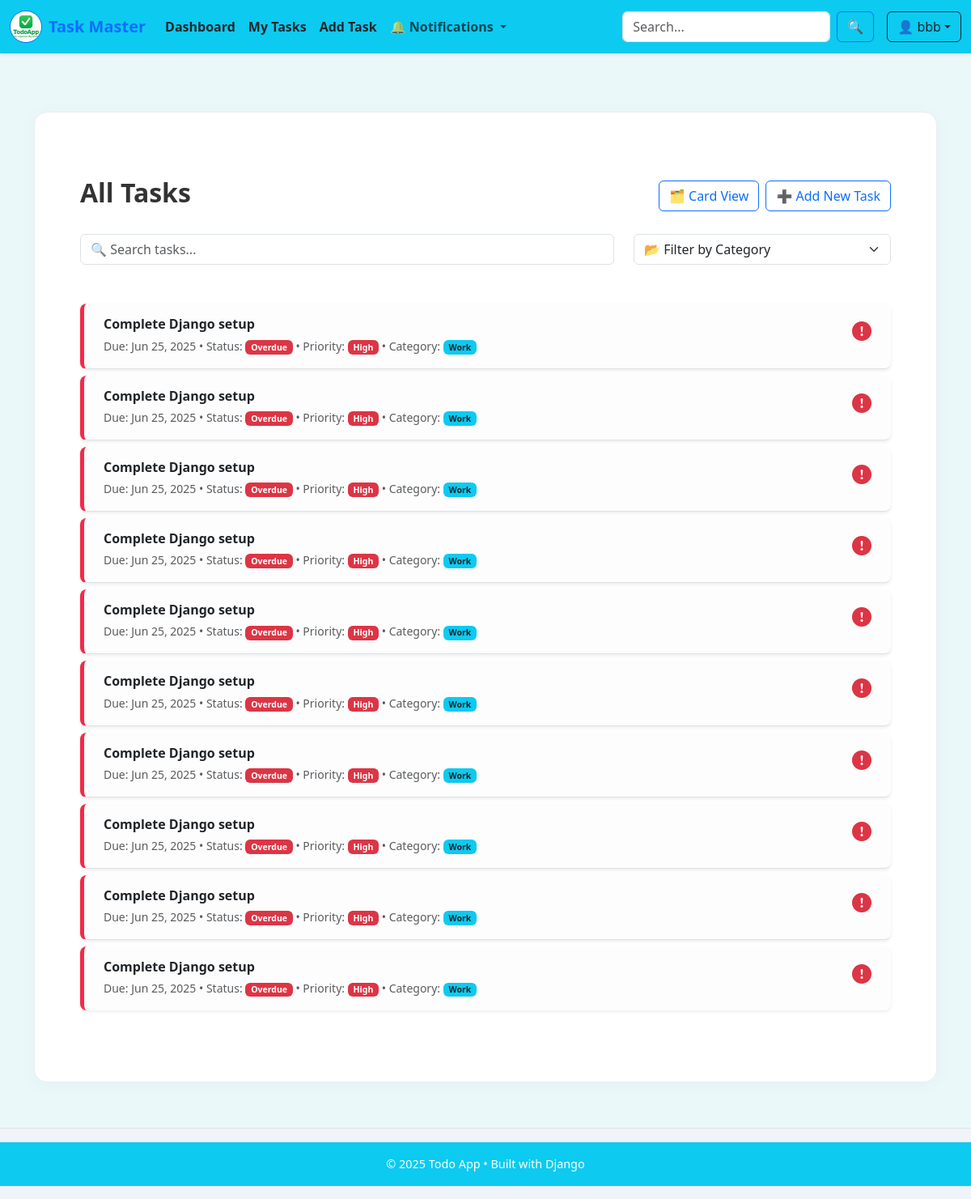
Page /task_list/ (signed in) on the committed database.
### todos/models.py (models this page shows, shortened)
class Task(models.Model):
    PRIORITY_CHOICES = [
        ('L', 'Low'),
        ('M', 'Medium'),
        ('H', 'High'),
    ]
    STATUS_CHOICES = [
        ('P', 'Pending'),
        ('I', 'In Progress'),
        ('C', 'Completed'),
        ('O', 'Overdue'),
    ]
    title = models.CharField(max_length=200)
    description = models.TextField(blank=True)
    due_date = models.DateField(null=True, blank=True)
    completed = models.BooleanField(default=False)
    priority = models.CharField(max_length=1, choices=PRIORITY_CHOICES, default='M')
    status = models.CharField(max_length=1, choices=STATUS_CHOICES, default='I')
    category = models.ForeignKey(Category, on_delete=models.SET_NULL, null=True, blank=True, related_name='tasks',default='Study')
    user = models.ForeignKey(User, on_delete=models.CASCADE, related_name='tasks')
    created_at = models.DateTimeField(auto_now_add=True)
    updated_at = models.DateTimeField(auto_now=True)
    class Meta:
        ordering = ['-created_at']
        verbose_name_plural = "Tasks"

class Category(models.Model):
    name = models.CharField(max_length=100)
    slug = models.SlugField(unique=True,null=True)
    description = models.TextField(blank=True)
    created_at = models.DateTimeField(auto_now_add=True)
    updated_at = models.DateTimeField(auto_now=True)
    class Meta:
        verbose_name_plural = "Categories"

### todos/views.py (the view)
# urls.py: path('task_list/', views.task_list, name = 'task_list'),
@login_required
def task_list(request):
    tasks = Task.objects.filter(user=request.user).order_by('-status', 'due_date', '-created_at')
    categories = Category.objects.all()
    query = request.GET.get("q", "")
    category_id = request.GET.get("category", "")
    category_name = categories.filter(id=category_id).first() if category_id else None
    if query:
        tasks = tasks.filter(
            Q(title__icontains=query) | Q(description__icontains=query)
        )
    if category_id:
        tasks = tasks.filter(category_id=category_id)
    context = {
        'tasks': tasks,
        'query': query,
        'categories': categories,
        'selected_category': category_id,
        'category_name': category_name,
    }
    return render(request, 'todos/task_list_LISTView.html', context)

### todos/context_processors.py (called while the page is built)
def notification_context(request):
    if request.user.is_authenticated:
        return {
            'notifications': Notification.objects.filter(user=request.user, is_read=False)[:5]
        }
    return {}

### todos/templates/todos/task_list_LISTView.html (shortened to what this page needs)
{% extends 'todos/base.html' %}
{% load extras %}
{% block content %}
<div class="container py-4">
  <div class="container py-4">
  <div class="d-flex justify-content-between align-items-center mb-4 flex-wrap gap-2">
    <div>
      <h2 class="fw-bold">{{ page_title|default:"All Tasks" }}</h2>
    </div>
    <div class="d-flex gap-2">
      {% if request.resolver_match.url_name == "task_card_list" %}
        <a href="{% url 'task_list' %}" class="btn btn-outline-primary" title="Switch to List View">
          📋 List View
        </a>
      {% else %}
        <a href="{% url 'task_card_list' %}" class="btn btn-outline-primary" title="Switch to Card View">
          🗂️ Card View
        </a>
      {% endif %}
      <a href="{% url 'create_task' %}" class="btn btn-outline-primary" title="Add New Task">
        ➕ Add New Task
      </a>
    </div>
  </div>
   {% if not page_title%}
  <form method="get" class="row mb-4" action="{% url 'search_tasks' %}">
    <div class="col-md-8 mb-2 mb-md-0">
      <input type="text" name="q" class="form-control" placeholder="🔍 Search tasks..." value="{{ request.GET.q }}">
    </div>
    <div class="col-md-4">
      <select name="category" class="form-select" onchange="this.form.submit()">
        <option value="">📂 Filter by Category</option>
      </select>
    </div>
  </form>
  {%endif%}
  {% if tasks %}
    <div class="mt-5">
        <ul class="list-group list-group-flush">
          {% for todo in tasks %}
            <li class="list-group-item rounded-3 mb-2 shadow-sm px-4 py-3"
                style="background: #fdfdfd; border-left: 5px solid
                {% if todo.status == 'C' %}#14ba20
                {% elif todo.status == 'O' %}#f02b49
                {% else %}#fcce35{% endif %};">
              <div class="d-flex justify-content-between align-items-start">
                <a href="{% url 'task_detail' todo.id %}" class="text-decoration-none text-dark">
                <div>
                  <h6 class="mb-1 fw-bold">{{ todo.title }}</h6>
                  <small class="text-muted">
                    Due: {{ todo.due_date|date:"M d, Y" }} •
                    Status: <span class="badge
                      {% if todo.status == 'C' %}bg-success
                      {% elif todo.status == 'O' %}bg-danger
                      {% else %}bg-warning text-dark{% endif %}">
                      {{ todo.get_status_display }}
                    </span> •
                    Priority:
                        <span class="badge
                            {% if todo.priority == 'L' %}bg-success
                            {% elif todo.priority == 'M' %}bg-warning text-dark
                            {% elif todo.priority == 'H' %}bg-danger
                            {% endif %}">
                            {{ todo.get_priority_display }}
                        </span>
                    {% if todo.category %}
                        • Category:
                        <span class="badge bg-info text-dark">
                        {{ todo.category.name }}
                        </span>
                    {% endif %}
                  </small>
                </div>
                </a>
                {% if todo.completed %}
                  <i class="bi bi-check-circle-fill text-success fs-4" title="Completed"></i>
                {% elif todo.status == 'O' %}
                  <i class="bi bi-exclamation-circle-fill text-danger fs-4" title="Overdue"></i>
                {% else %}
                  <i class="bi bi-hourglass-split text-warning fs-4" title="In Progress"></i>
                {% endif %}
              </div>
            </li>
          {% endfor %}
        </ul>
      </div>
    {% else %}
        <li class="list-group-item text-muted text-center rounded shadow-sm py-3">
            No recent tasks
        </li>
    {% endif %}
</div>
{% endblock content%}

### todos/templates/todos/nav.html (shortened to what this page needs)
{% load static %}
<nav class="navbar navbar-expand-lg navbar-light bg-info shadow-sm py-2">
  <div class="container-fluid">
    <a class="navbar-brand d-flex align-items-center text-primary" href="{% url 'home' %}">
      <img src="{% static 'todos/logo.png' %}" alt="Logo" height="40" class="me-2 rounded-circle border border-primary" onerror="this.style.display='none';this.insertAdjacentHTML('afterend', '<span class=\'me-2 fs-3\'>📝</span>');" />
      <strong>Task Master</strong>
    </a>
    <div class="collapse navbar-collapse" id="navbarMain">
      <ul class="navbar-nav me-auto mb-2 mb-lg-0">
        <li class="nav-item">
          <a class="nav-link fw-semibold text-dark" href="{% url 'dashboard' %}">Dashboard</a>
        </li>
        <li class="nav-item">
          <a class="nav-link fw-semibold text-dark" href="{% url 'task_list' %}">My Tasks</a>
        </li>
        <li class="nav-item">
          <a class="nav-link fw-semibold text-dark" href="{% url 'create_task' %}">Add Task</a>
        </li>
        <li class="nav-item dropdown">
          <a class="nav-link dropdown-toggle position-relative" href="#" id="notificationDropdown" data-bs-toggle="dropdown" aria-expanded="false">
            🔔 <strong> Notifications </strong>
          </a>
        </li>
      </ul>
      <form class="d-flex me-3" method="get" action="{% url 'search_tasks' %}">
        <input class="form-control me-2" type="search" name="q" placeholder="Search..." aria-label="Search" required />
        <button class="btn btn-outline-primary" type="submit">🔍</button>
      </form>
      {% if user.is_authenticated %}
        <div class="dropdown">
          <a class="btn btn-outline-dark dropdown-toggle" href="#" id="userDropdown" data-bs-toggle="dropdown" aria-expanded="false">👤 {{ user.username }}</a>
        </div>
      {% else %}
        <a class="btn btn-outline-primary me-2" href="{% url 'login' %}">Login</a>
        <a class="btn btn-primary" href="{% url 'register' %}">Register</a>
      {% endif %}
    </div>
  </div>
</nav>

### todos/templates/todos/base.html (style rules this page uses)
html, body { height: 100%; margin: 0; font-family: 'Segoe UI', Tahoma, Geneva, Verdana, sans-serif; font-size: 1rem; color: #333; background-color: #ebf8fa; -webkit-font-smoothing: antialiased; -moz-osx-font-smoothing: grayscale; scroll-behavior: smooth; }
body { display: flex; flex-direction: column; }
a { text-decoration: none; transition: all 0.2s ease-in-out; }

### rows in the picture
Task: title "Complete Django setup", due_date "Jun 25, 2025", status "Overdue", priority "High", category.name "Work", completed False (drawn)
Task: title "Complete Django setup", due_date "Jun 25, 2025", status "Overdue", priority "High", category.name "Work", completed False (drawn)
Task: title "Complete Django setup", due_date "Jun 25, 2025", status "Overdue", priority "High", category.name "Work", completed False (drawn)
Task: title "Complete Django setup", due_date "Jun 25, 2025", status "Overdue", priority "High", category.name "Work", completed False (drawn)
Task: title "Complete Django setup", due_date "Jun 25, 2025", status "Overdue", priority "High", category.name "Work", completed False (drawn)
Task: title "Complete Django setup", due_date "Jun 25, 2025", status "Overdue", priority "High", category.name "Work", completed False (drawn)
Task: title "Complete Django setup", due_date "Jun 25, 2025", status "Overdue", priority "High", category.name "Work", completed False (drawn)
Task: title "Complete Django setup", due_date "Jun 25, 2025", status "Overdue", priority "High", category.name "Work", completed False (drawn)
Task: title "Complete Django setup", due_date "Jun 25, 2025", status "Overdue", priority "High", category.name "Work", completed False (drawn)
Task: title "Complete Django setup", due_date "Jun 25, 2025", status "Overdue", priority "High", category.name "Work", completed False (drawn)

### other values in the picture
{{ user.username }} "bbb"
{{ page_title|default:"All Tasks" }} "All Tasks"
{{ year|default:2025 }} "2025"
